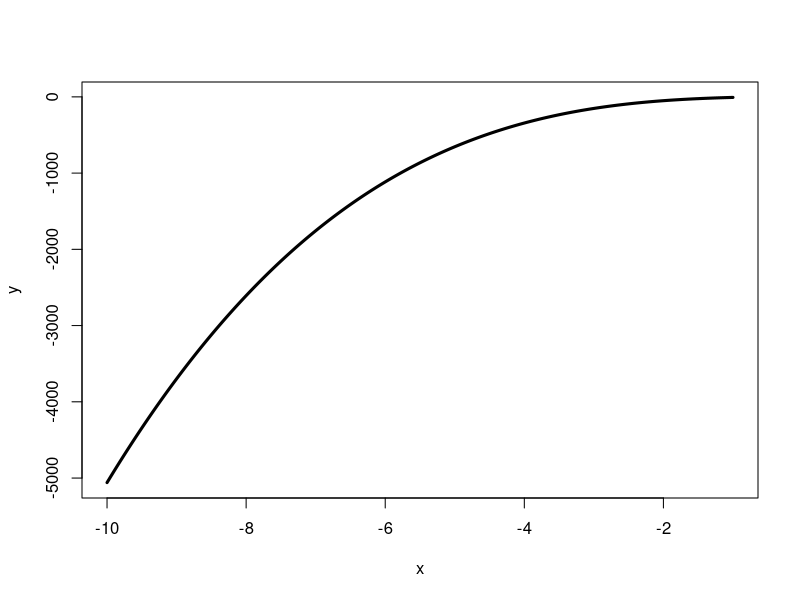
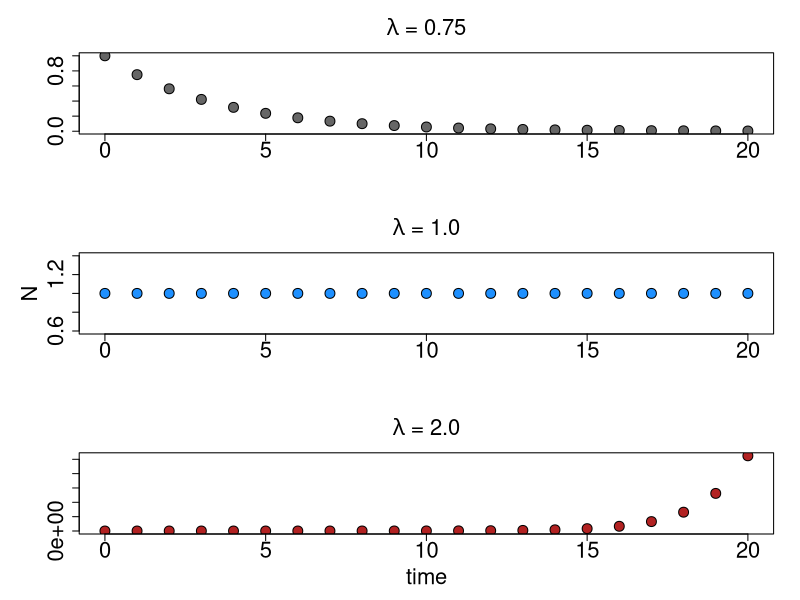
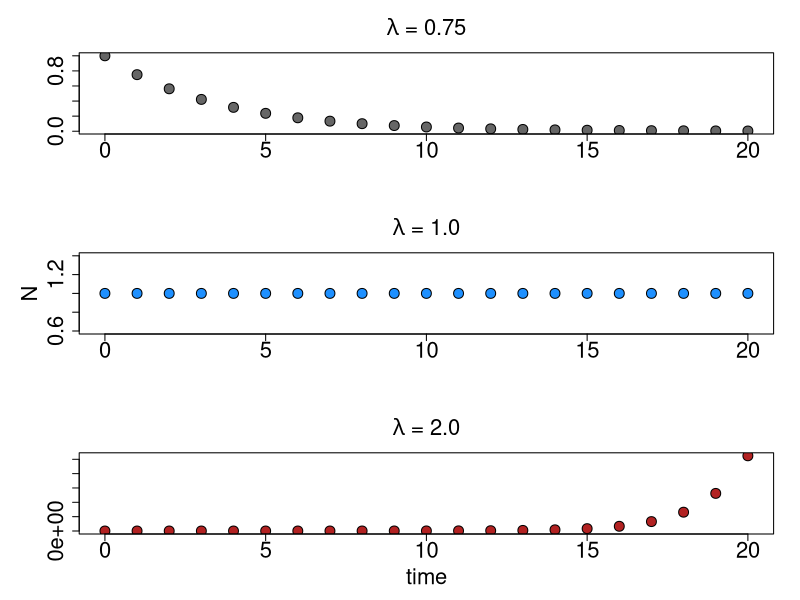

Here is the R script that generated these plots, in order: (Note: this script raises an error after producing the figures.)
#########################
#In class exercise 1: Writing Functions
#########################

ex1 <- function(x){return(5*x^3+6*x-4/x)}

ex1(3)

ex1.x <- seq(-10,-1,0.01)
ex1.y <- ex1(ex1.x)

plot(ex1.x, ex1.y, type="l", xlab="x", ylab="y", lwd=3.0)

ex1.x[which(ex1.y==-7)]

#########################
#In class exercise 2: Discrete vs Continuous Growth
#########################

      par(mfrow=c(3,1), cex.lab=2.0, cex.axis=2.0, cex.main=2.0, mar=c(5,6,4,2))
      geometric.growth1 <- function(N,lambda) {return(N*lambda)}
      
      geometric.growth2 <- function(N0,lambda, t) {return(N0*lambda^t)}
      
      tmax <- 20
      dt <- 1
      t.vec <- seq(0,20,1)
      
      N0 <- 1
      
      N.geo.vec1 <- rep(0,tmax)
      N0 <- 1
      N.geo.vec1[1] <- N0
      
      lambda <- 0.75
      
      for(i in 2:(tmax+1)){
        N.geo.vec1[i] <- geometric.growth1(N.geo.vec1[i-1], lambda)
      }
      
      plot(t.vec, N.geo.vec1, xlab="", ylab="", pch=21, bg="grey40", col="black", cex=2.0, main=expression(lambda ~ "= 0.75"))
      
      lambda <- 1.0
      
      for(i in 2:(tmax+1)){
        N.geo.vec1[i] <- geometric.growth1(N.geo.vec1[i-1], lambda)
      }
      plot(t.vec, N.geo.vec1, xlab="", ylab="N", pch=21, bg="dodgerblue", col="black", cex=2.0, main=expression(lambda ~ "= 1.0"))
      
      lambda <- 2.0
      
      for(i in 2:(tmax+1)){
        N.geo.vec1[i] <- geometric.growth1(N.geo.vec1[i-1], lambda)
      }
      
      plot(t.vec, N.geo.vec1, xlab="time", ylab="", pch=21, bg="firebrick", col="black", cex=2.0, main=expression(lambda ~ "= 2.0"))


      geometric.growth2 <- function(N0,lambda, t) {return(N0*lambda^t)}
      
      par(mfrow=c(3,1), cex.lab=2.0, cex.axis=2.0, cex.main=2.0, mar=c(5,6,4,2))
      tmax <- 20
      dt <- 1
      t.vec <- seq(0,20,1)
      
      N0 <- 1
      
      lambda <- 0.75
      
      N.geo.vec2 <- geometric.growth2(N0, lambda, t.vec)
      
      plot(t.vec, N.geo.vec2, xlab="", ylab="", pch=21, bg="grey40", col="black", cex=2.0, main=expression(lambda ~ "= 0.75"))
      
      lambda <- 1.0
      
      N.geo.vec2 <- geometric.growth2(N0, lambda, t.vec)
      plot(t.vec, N.geo.vec2, xlab="", ylab="N", pch=21, bg="dodgerblue", col="black", cex=2.0, main=expression(lambda ~ "= 1.0"))
      
      lambda <- 2.0
      
      N.geo.vec2 <- geometric.growth2(N0, lambda, t.vec)
      
      plot(t.vec, N.geo.vec2, xlab="time", ylab="", pch=21, bg="firebrick", col="black", cex=2.0, main=expression(lambda ~ "= 2.0"))
      
      
      
      exp.growth.dis <- function(N0, r, t){return(N0*e^(r*t))}
      
      tmax <- 20
      dt <- 1
      t.vec <- seq(0,20,1)
      
      N0 <- 1
      
      r <- -0.05
      
      N.dis.vec <- exp.growth.dis(N0, r, t.vec)
      
      plot(t.vec, N.dis.vec, xlab="", ylab="", pch=21, bg="grey40", col="black", cex=2.0, main=expression(r ~ "= -0.05"))

      r <- 0
      
      N.dis.vec <- exp.growth.dis(N0, r, t.vec)
      
      plot(t.vec, N.dis.vec, xlab="", ylab="N", pch=21, bg="dodgerblue", col="black", cex=2.0, main=expression(r ~ "= 0"))
      
      r <- 0.05
      
      N.dis.vec <- exp.growth.dis(N0, r, t.vec)
      
      plot(t.vec, N.dis.vec, xlab="time", ylab="", pch=21, bg="firebrick", col="black", cex=2.0, main=expression(r ~ "= 0.05"))
      
      

#########################
#In class exercise 3: Exponential Growth
#########################
      
      install.packages("deSolve")
      
      require(deSolve)
      
      ExpGrow <- function(t, y, params){
        
        N <- y["N"]
        
        r <- params["r"]
        
        dN <- r*N
        
        return(list(c(dN)))
        
      }
      
      tmax <- 10
      dt <- 0.1
      t.vec <- seq(0, tmax, dt)  
      
      
      N0 <- 1
      y0 <- c(N = N0)
      
      r <- 0.75
      params <- c(r = r)
      
     odeoutput <- lsoda(y=y0, times=t.vec, func=ExpGrow, parms=params)
     
     odeoutput <- as.data.frame(odeoutput)
     
     par(mfrow=c(1,1), cex.axis=2.0, cex.lab=2.0, pch=21, mar=c(5,5,4,2))
     
     plot(N~time, data=odeoutput, bg="dodgerblue", col="black", cex=2.0)
     
     tail(odeoutput)
     
     tmax <- 10
     dt <- 0.1
     t.vec <- seq(0, tmax, dt)  
     
     N0 <- 100
     y0 <- c(N = N0)
     
     r <- -0.5
     params <- c(r = r)
     
     odeoutput <- lsoda(y=y0, times=t.vec, func=ExpGrow, parms=params)
     
     odeoutput <- as.data.frame(odeoutput)
     
     par(cex.axis=2.0, cex.lab=2.0, pch=21, mar=c(5,5,4,2))
     
     plot(N~time, data=odeoutput, bg="dodgerblue", col="black", cex=2.0)
     
 #########################
 #In class example 1: Closed SIR
 #########################  
     
     
     ClosedSIR <- function(t, y, params){
       
       S <- y["S"]; I <- y["I"]; R <- y["R"]; N <- S+I+R
       
       beta <- params["beta"]; gamma <- params["gamma"]
       
       dS <- -beta*I/N*S
       dI <- beta*I/N*S - gamma*I
       dR <- gamma*I
       
       return(list(c(dS, dI, dR)))
       
     }
     
     tmax <- 120
     dt <- 5
     t.vec <- seq(0, tmax, dt)
     
     beta <- 0.3
     gamma <- 1/7
     
     params <- c(beta=beta, gamma=gamma)
     
     N <- 10000
     I0 <- 1/N
     S0 <- 9999/N
     R0 <- 0/N
     
     y0 <- c(S=S0, I=I0, R=R0)
     
     odeoutput <- lsoda(y=y0, times=t.vec, func=ClosedSIR, parms=params)
     
     odeoutput <- as.data.frame(odeoutput)
     
     plot(S~time, data=odeoutput, type="b", bg="darkgoldenrod1", col="black", ylim=c(0,1), ylab="Proportion")
     lines(I~time, data=odeoutput, type="b", bg="firebrick", col="black")
     lines(R~time, data=odeoutput, type="b", bg="dodgerblue", col="black")
     legend("topright", c("S", "I", "R"), pt.bg=c("darkgoldenrod1", "firebrick", "dodgerblue"), pch=21, cex=2.0)
     
     
     
     plot(I~S, data=odeoutput, type="p", bg="grey40")
     
 #########################
 #In class example 2: Reed Frost
 #########################     
     
     alpha <- 0.96
     
     N <- 100
     i <- 1
     s0 <- N-i
     
     t <- 0
     
     out.rf <- c(t, s0, i)
     
     while(i>0){
       
       s <- rbinom(1, s0, alpha^i)
       i <- s0 - s
       t <- t+1
       
       out.rf <- rbind(out.rf, c(t, s, i))
       
       s0 <- s
       
     }
     
     out.rf <- as.data.frame(out.rf)
     names(out.rf) <- c("time", "S", "I")
     
     plot(S~time, data=out.rf, type="b", bg="darkgoldenrod1", col="black", ylab="Number of Individuals", ylim=c(0,N))
     lines(I~time, data=out.rf, type="b", bg="firebrick", col="black")
     
     legend("topright", c("S", "I"), pt.bg=c("darkgoldenrod1", "firebrick"), pch=21, cex=2.0)
     
     
